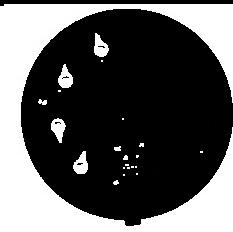
#> input picture 视觉物联网程序/实验二 静态图像分割/open_2/img5.jpg, 233 x 232 px
$ python drop_2.py   (older library calls are emulated)
#> lines starting #> are read from the running program, lines starting #| are printed output that depends on the picture; after the words box and inside, x2 and y2 are one past the last pixel; in counts of white or black regions, pixels touching at a corner belong together; long printed decimals are rounded
import numpy as np
import cv2

img = cv2.imread('open_2/img5.jpg',cv2.IMREAD_GRAYSCALE)
#> img is the input picture: shape (232, 233); min 0, max 255, mean 88.3
img=(img>128).astype('uint8')*255
#> img: shape (232, 233); 34.7% white; 22 white regions (13 under 20 px), largest, box (x1, y1, x2, y2) and area: (0, 4, 233, 232) 17662, (94, 33, 109, 57) 223, (58, 64, 73, 88) 223
#img = cv2.imread('open_2/img1.jpg',cv2.IMREAD_GRAYSCALE)
#cv2.imshow('before',(img).astype('uint8'))

num, labels, stats, centroids=cv2.connectedComponentsWithStats(img,connectivity=4,ltype=cv2.CV_16U)
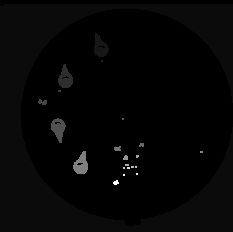
#> labels: shape (232, 233) uint16; min 0, max 22, mean 0.5; drawn with min black and max white
#> num = 23; stats = 23 rows, first 6: [0, 0, 233, 226, 35320], [0, 4, 233, 228, 17662], [94, 33, 15, 24, 223], [101, 60, 2, 2, 4], [58, 64, 15, 24, 223], [58, 90, 3, 2, 6]; centroids = 23 rows, first 8: [127.6, 111.3], [94.99, 124.2], [99.9, 46.55], [101.5, 60.5], [65.01, 77.89], [59, 90.5], [42.25, 101.7], [58, 128.3]
imga=img.shape[0]*img.shape[1]
#> imga = 54056
min_thr=imga/300
#> min_thr = 180.2
max_thr=imga/160
#> max_thr = 337.9
#min_thr=imga/725
#max_thr=imga/160
print(min_thr)
#| 180.187
print(max_thr)
#| 337.85
print(stats)
#> (printed output is left out)
areas_to_drop=np.where(np.logical_or(stats[:,4]>max_thr,stats[:,4]<min_thr))
for area in areas_to_drop[0]:
    labels[labels==area]=0
#> this loop made 19 passes
#> area on passes 17 to 19: 20, 21, 22
img=(labels>0).astype('uint8')*255
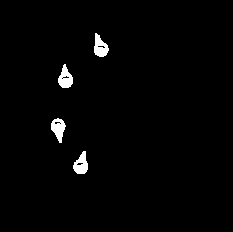
#> img: shape (232, 233); 1.6% white; 4 white regions, box (x1, y1, x2, y2) and area: (94, 33, 109, 57) 223, (58, 64, 73, 88) 223, (51, 118, 66, 143) 222, (73, 151, 88, 174) 220
cv2.imshow('after',img)
cv2.imwrite('drop_2/img5.jpg',img)

$ run again, with 视觉物联网程序/实验二 静态图像分割/open_2/img3.jpg copied over 视觉物联网程序/实验二 静态图像分割/open_2/img5.jpg
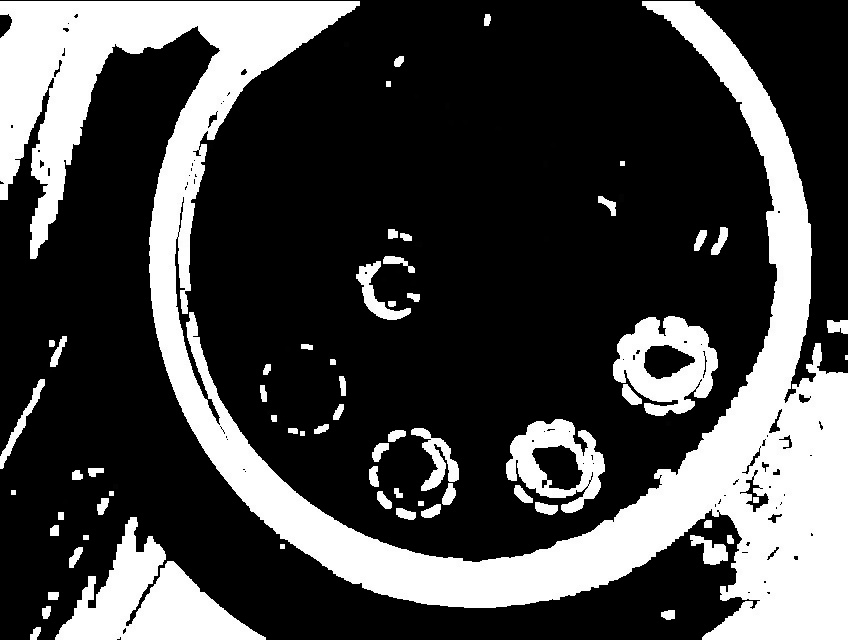
#> input picture 视觉物联网程序/实验二 静态图像分割/open_2/img3.jpg, 848 x 640 px
#> img is the input picture: shape (640, 848); min 0, max 255, mean 69.6
#> `num, labels, stats, centroids=cv2.connectedComponentsWithStats(img,con..`:
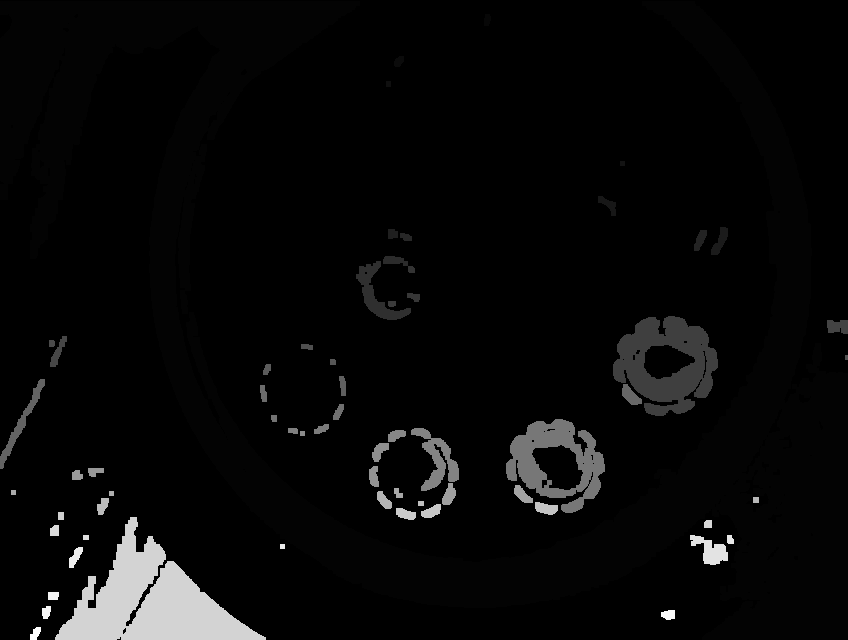
#> labels: shape (640, 848) uint16; min 0, max 64, mean 2.3; drawn with min black and max white
#> num = 65; stats = 65 rows, first 6: [0, 0, 848, 640, 394196], [0, 1, 848, 639, 117807], [484, 14, 7, 12, 71], [394, 56, 10, 11, 83], [386, 81, 5, 6, 30], [620, 161, 5, 5, 25]; centroids = 65 pairs, first value 13 to 846, second value 19.48 to 633.2
#| 1809.067
#| 3392.0
#| [[     0      0    848    640 394196]
#|  [     0      1    848    639 117807]
#|  [   484     14      7     12     71]
#|  [   394     56     10     11     83]
#|  [   386     81      5      6     30]
#|  [   620    161      5      5     25]
#> (further printed lines are left out)
#> the loop `for area in areas_to_drop[0]:` made 65 passes
